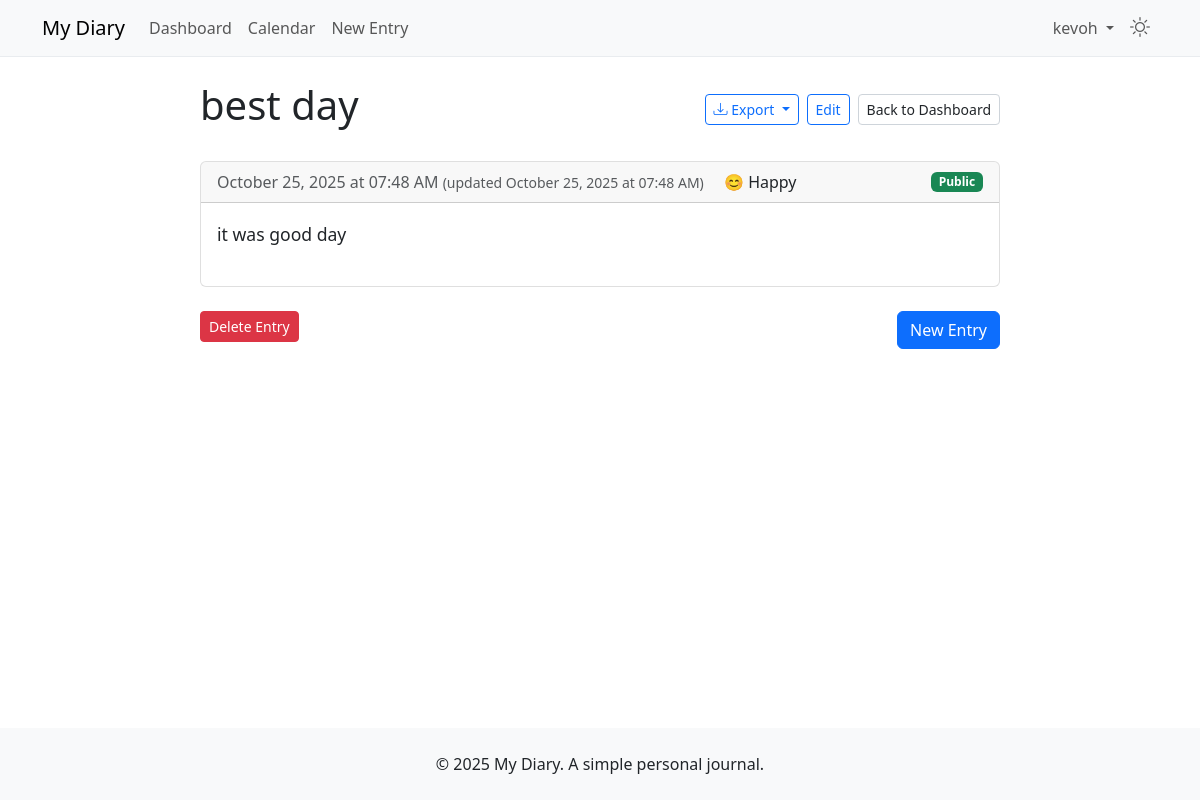
/entry/1 (signed in), run on the app's committed database.
### app/models/user.py (models this page shows, shortened)
class User(UserMixin, db.Model):
    __tablename__ = 'users'
    id = db.Column(db.Integer, primary_key=True)
    username = db.Column(db.String(64), index=True, unique=True, nullable=False)
    email = db.Column(db.String(120), index=True, unique=True, nullable=False)
    password_hash = db.Column(db.String(128))
    created_at = db.Column(db.DateTime, default=datetime.utcnow)
    last_seen = db.Column(db.DateTime, default=datetime.utcnow)
    is_admin = db.Column(db.Boolean, default=False)
    entries = db.relationship('Entry', backref='author', lazy='dynamic')

### app/models/entry.py (models this page shows, shortened)
class Entry(db.Model):
    __tablename__ = 'entries'
    id = db.Column(db.Integer, primary_key=True)
    title = db.Column(db.String(200))
    content = db.Column(db.Text, nullable=False)
    created_at = db.Column(db.DateTime, index=True, default=datetime.utcnow)
    updated_at = db.Column(db.DateTime, default=datetime.utcnow, onupdate=datetime.utcnow)
    is_private = db.Column(db.Boolean, default=True)
    mood = db.Column(db.String(50))
    user_id = db.Column(db.Integer, db.ForeignKey('users.id'), nullable=False)

### app/routes/main.py (the view)
@main_bp.route('/entry/<int:entry_id>')
@login_required
def view_entry(entry_id):
    entry = Entry.query.get_or_404(entry_id)
    if entry.user_id != current_user.id:
        flash('You do not have permission to view this entry.', 'danger')
        return redirect(url_for('main.dashboard'))
    html_content = markdown_to_html(entry.content)
    return render_template('view_entry.html', entry=entry, content=html_content)

### app/models/user.py (called while the page is built)
@login_manager.user_loader
def load_user(id):
    return User.query.get(int(id))

### app/routes/main.py (called while the page is built)
@main_bp.before_request
def log_request_info():
    current_app.logger.info(f"Request: {request.method} {request.url}")
    if current_user.is_authenticated:
        current_app.logger.info(f"User: {current_user.username} (ID: {current_user.id})")

### app/utils/filters.py (called while the page is built)
def markdown_to_html(content):
    try:
        if not content:
            current_app.logger.debug('Empty content provided to markdown_to_html')
            return ""
        current_app.logger.debug('Converting markdown to HTML')
        html = markdown(content, extensions=[
            'extra',
            'codehilite',
            'tables',
            'fenced_code',
            'nl2br',
            'sane_lists'
        ])
        clean_html = bleach.clean(html, tags=ALLOWED_TAGS, attributes=ALLOWED_ATTRIBUTES)
        return clean_html
    except Exception as e:
        current_app.logger.error(f'Error converting markdown to HTML: {str(e)}', exc_info=True)
        return "<p>Error rendering content</p>"

### templates/view_entry.html (shortened to what this page needs)
{% extends "base.html" %}
{% block content %}
<div class="container">
    <div style="max-width: 800px; margin: 0 auto;">
        <div class="d-flex justify-content-between align-items-center mb-4">
            <h1>{{ entry.title if entry.title else 'Untitled Entry' }}</h1>
            <div class="d-flex gap-2">
                <div class="dropdown">
                    <button class="btn btn-sm btn-outline-primary dropdown-toggle" type="button" data-bs-toggle="dropdown" aria-expanded="false">
                        <i class="bi bi-download"></i> Export
                    </button>
                </div>
                <a href="{{ url_for('main.edit_entry', entry_id=entry.id) }}" class="btn btn-sm btn-outline-primary">
                     Edit
                </a>
                <a href="{{ url_for('main.dashboard') }}" class="btn btn-sm btn-outline-secondary">
                     Back to Dashboard
                </a>
            </div>
        </div>
        <div class="card mb-4">
            <div class="card-header d-flex justify-content-between align-items-center">
                <div>
                    <span class="text-muted">
                         {{ entry.created_at.strftime('%B %d, %Y at %I:%M %p') }}
                        {% if entry.updated_at and entry.updated_at != entry.created_at %}
                            <small>(updated {{ entry.updated_at.strftime('%B %d, %Y at %I:%M %p') }})</small>
                        {% endif %}
                    </span>
                    {% if entry.mood %}
                        <span class="ms-3">
                             {{ entry.mood }}
                        </span>
                    {% endif %}
                </div>
                <span class="badge bg-{{ 'success' if not entry.is_private else 'secondary' }}">
                    {{ 'Public' if not entry.is_private else 'Private' }}
                </span>
            </div>
            <div class="card-body">
                <div class="entry-content">
                    {{ content|safe }}
                </div>
            </div>
        </div>
        <div class="d-flex justify-content-between">
            <form action="{{ url_for('main.delete_entry', entry_id=entry.id) }}" method="POST" class="d-inline"
                  onsubmit="return confirm('Are you sure you want to delete this entry? This action cannot be undone.');">
                <button type="submit" class="btn btn-danger btn-sm">
                     Delete Entry
                </button>
            </form>
            <a href="{{ url_for('main.new_entry') }}" class="btn btn-primary">
                 New Entry
            </a>
        </div>
    </div>
</div>
{% endblock %}

### templates/base.html (shortened to what this page needs)
<!DOCTYPE html>
<html lang="en">
<head>
    <link href="https://cdn.jsdelivr.net/npm/bootstrap@5.3.0/dist/css/bootstrap.min.css" rel="stylesheet">
    <link rel="stylesheet" href="https://cdn.jsdelivr.net/npm/bootstrap-icons@1.10.0/font/bootstrap-icons.css">
</head>
<body class="theme-loading">
    <nav class="navbar navbar-expand-lg mb-4">
        <div class="container">
            <a class="navbar-brand" href="{{ url_for('main.index') }}">My Diary</a>
            <div class="collapse navbar-collapse" id="navbarNav">
                <ul class="navbar-nav me-auto">
                    {% if current_user.is_authenticated %}
                        <li class="nav-item">
                            <a class="nav-link" href="{{ url_for('main.dashboard') }}">Dashboard</a>
                        </li>
                        <li class="nav-item">
                            <a class="nav-link" href="{{ url_for('main.calendar') }}">Calendar</a>
                        </li>
                        <li class="nav-item">
                            <a class="nav-link" href="{{ url_for('main.new_entry') }}">New Entry</a>
                        </li>
                    {% endif %}
                </ul>
                <ul class="navbar-nav">
                    {% if current_user.is_authenticated %}
                        <li class="nav-item dropdown">
                            <a class="nav-link dropdown-toggle" href="#" id="navbarDropdown" role="button" data-bs-toggle="dropdown">
                                {{ current_user.username }}
                            </a>
                        </li>
                        <li class="nav-item">
                            <div class="theme-toggle nav-link" id="themeToggle" title="Toggle dark mode">
                                <i class="bi bi-sun"></i>
                            </div>
                        </li>
                    {% endif %}
                </ul>
            </div>
        </div>
    </nav>
    <main class="container mb-5 flex-grow-1">
        {% block content %}{% endblock %}
    </main>
    <footer class="bg-light py-4 mt-5">
        <div class="container text-center">
            <p class="mb-0">&copy; 2025 My Diary. A simple personal journal.</p>
        </div>
    </footer>
</body>
</html>

### templates/base.html (style rules this page uses)
:root { --bs-body-bg: #ffffff; --bs-body-color: #212529; --card-bg: #ffffff; --card-border: rgba(0, 0, 0, 0.125); --text-muted: #6c757d; --header-bg: #f8f9fa; --header-border: #e9ecef; --input-bg: #fff; --input-color: #212529; --input-border: #ced4da; --input-focus-bg: #fff; --input-focus-border: #86b7fe; --input-focus-color: #212529; --btn-hover-bg: #e9ecef; --btn-active-bg: #dee2e6; --dropdown-bg: #fff; --dropdown-link-color: #212529; --dropdown-link-hover-bg: #f8f9fa; --dropdown-link-hover-color: #1e2125; --dropdown-link-active-bg: #e9ecef; }
body { background-color: var(--bs-body-bg); color: var(--bs-body-color); transition: background-color 0.3s ease, color 0.3s ease; min-height: 100vh; display: flex; flex-direction: column; }
.navbar { background-color: var(--header-bg) !important; border-bottom: 1px solid var(--header-border); transition: background-color 0.3s ease, border-color 0.3s ease; }
.card { background-color: var(--card-bg); border-color: var(--card-border); transition: background-color 0.3s ease, border-color 0.3s ease, box-shadow 0.2s ease; }
.btn-outline-secondary { color: var(--bs-body-color); border-color: var(--input-border); }
.theme-loaded { opacity: 1; }
.theme-toggle { display: flex; align-items: center; gap: 0.5rem; cursor: pointer; padding: 0.25rem 0.5rem; border-radius: 2rem; transition: background-color 0.2s ease; }
.theme-toggle i { font-size: 1.25rem; transition: transform 0.3s ease; }
a, button, input, select, textarea, .card, .dropdown-menu, .form-control, .btn, .nav-link, .text-muted { transition: background-color 0.3s ease, border-color 0.3s ease, color 0.3s ease, box-shadow 0.3s ease; }

### templates/view_entry.html (style rules this page uses)
.entry-content { line-height: 1.8; font-size: 1.1rem; }
.entry-content p { margin-bottom: 1.2rem; }

### data on the page
User: username "kevoh"
Entry: title "best day", created_at "October 25, 2025 at 07:48 AM", updated_at "October 25, 2025 at 07:48 AM", mood "😊 Happy", is_private "Public", content "it was good day"
